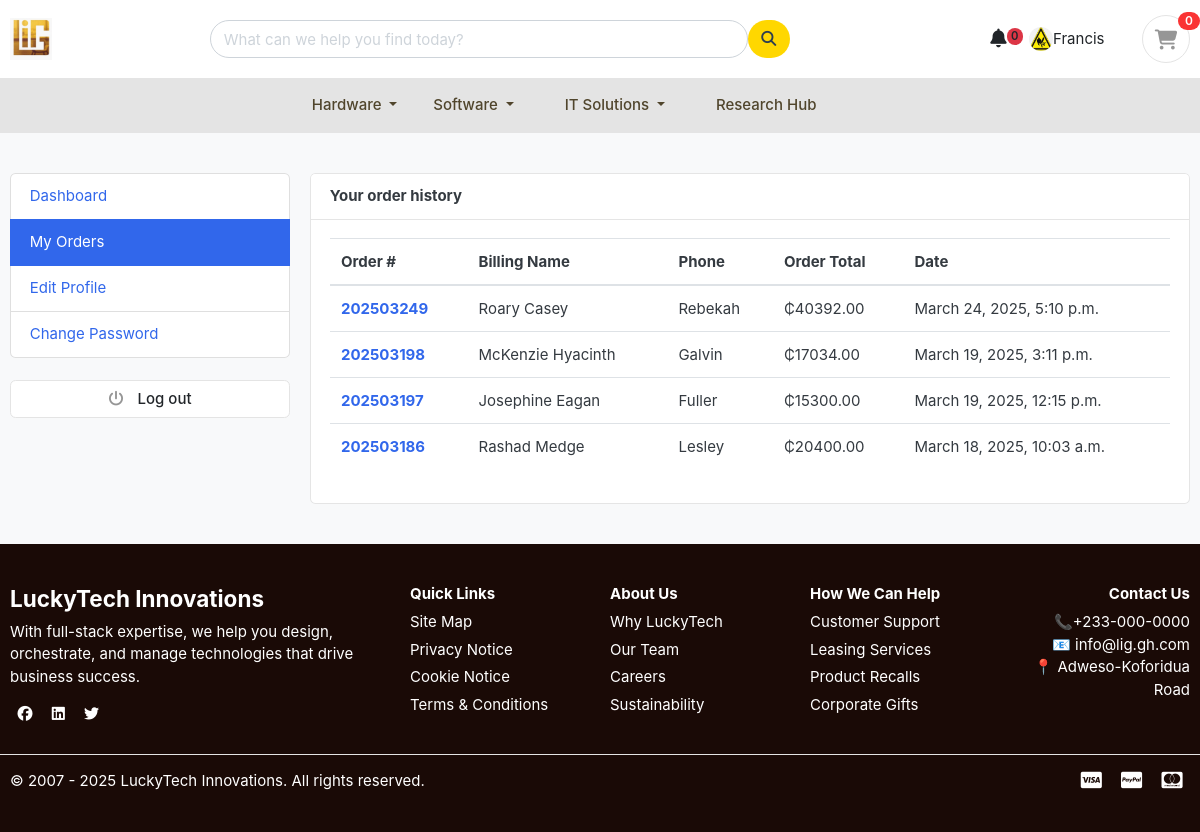
/accounts/my_orders/ (signed in), run on an earlier commit of the app's database.
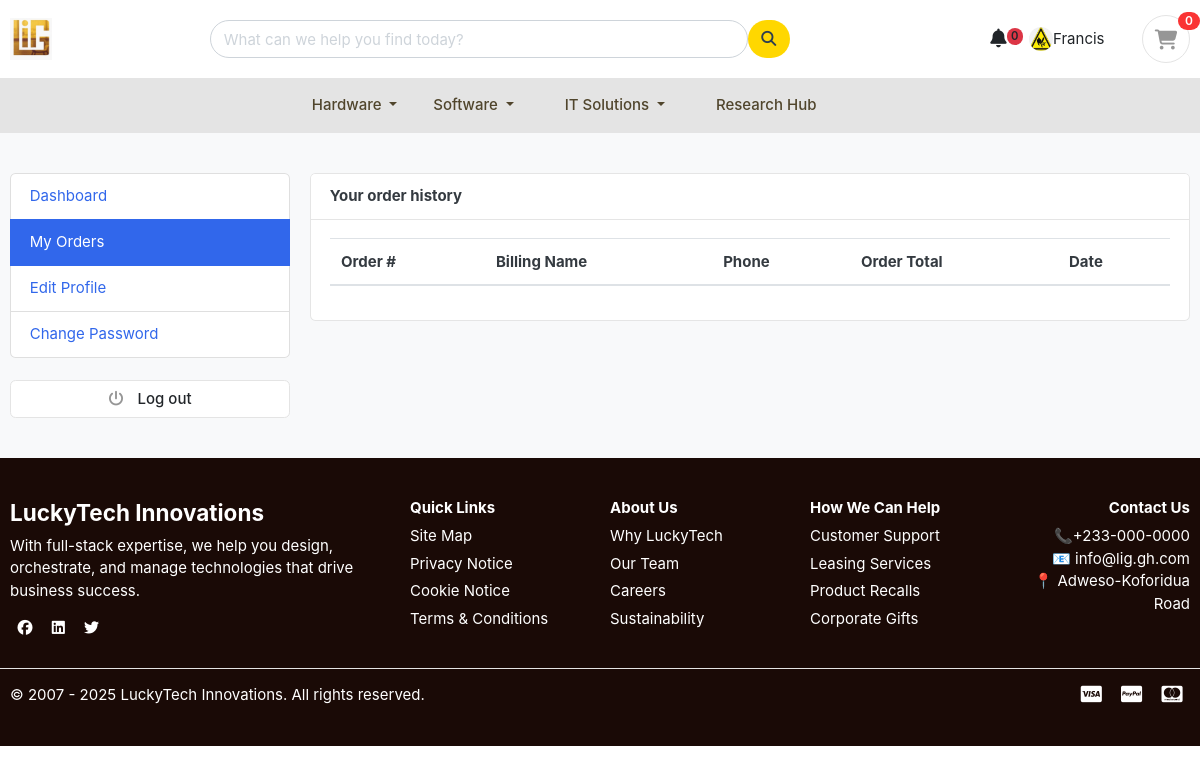
And on a later commit of the database.
### orders/models.py (models this page shows, shortened)
class Order(models.Model):
    STATUS_CHOICES = [
        ('New', 'New'),
        ('Pending Payment', 'Pending Payment'),
        ('Expired', 'Expired'),
        ('Accepted', 'Accepted'),
        ('Completed', 'Completed'),
        ('Cancelled', 'Cancelled'),
    ]
    user = models.ForeignKey(Account, on_delete=models.SET_NULL, null=True)
    order_number = models.CharField(max_length=20, unique=True)
    first_name = models.CharField(max_length=50)
    last_name = models.CharField(max_length=50)
    phone = models.CharField(max_length=15)
    email = models.EmailField()
    address_line_1 = models.CharField(max_length=255)
    address_line_2 = models.CharField(max_length=255, blank=True, null=True)
    country = models.CharField(max_length=50)
    state = models.CharField(max_length=50)
    city = models.CharField(max_length=50)
    order_note = models.TextField(blank=True, null=True)
    order_total = models.DecimalField(max_digits=10, decimal_places=2)
    tax = models.DecimalField(max_digits=10, decimal_places=2)
    status = models.CharField(max_length=20, choices=STATUS_CHOICES, default='Pending Payment')
    ip = models.GenericIPAddressField(blank=True, null=True)
    is_ordered = models.BooleanField(default=False)
    created_at = models.DateTimeField(auto_now_add=True)
    updated_at = models.DateTimeField(auto_now=True)
    def default_expiry():
       return datetime.datetime.now() + datetime.timedelta(days=7)
    expires_at = models.DateTimeField(default=default_expiry)
    def full_name(self):
        return f"{self.first_name} {self.last_name}"

### accounts/views.py (the view)
# urls.py: path('my_orders/', views.my_orders, name='my_orders'),
@login_required(login_url='login')
def my_orders(request):
    orders = Order.objects.filter(user=request.user).order_by('-created_at')
    return render(request, 'accounts/my_orders.html', {'orders': orders})

### cart/context_processors.py (called while the page is built)
def counter(request):
    cart_count = 0
    if 'admin' in request.path:
        return {}
    else:
        try:
            cart = Cart.objects.filter(cart_id=_cart_id(request))
            if request.user.is_authenticated:
                cart_items = CartItem.objects.all().filter(user=request.user)
            else:
                cart_items = CartItem.objects.all().filter(cart=cart[:1])
            for cart_item in cart_items:
                cart_count += cart_item.quantity
        except Cart.DoesNotExist:
            cart_count = 0
    return dict(cart_count=cart_count)

### cart/views.py (called while the page is built)
def _cart_id(request):
    cart = request.session.session_key
    if not cart:
        cart = request.session.create()
    return cart

### templates/accounts/my_orders.html (shortened to what this page needs)
{% extends 'base.html' %}
{% block content %}
<section class="section-conten padding-y bg">
<div class="container">
	<div class="row">
	{% include 'includes/dashboard_sidebar.html' %}
	<main class="col-md-9">
		<article class="card">
		<header class="card-header">
			<strong class="d-inline-block mr-3">Your order history</strong>
		</header>
		<div class="card-body">
			<div class="row">
			<div class="col-md-12">
				<table class="table table-hover">
				  <thead>
				    <tr>
				      <th scope="col">Order #</th>
				      <th scope="col">Billing Name</th>
				      <th scope="col">Phone</th>
				      <th scope="col">Order Total</th>
							<th scope="col">Date</th>
				    </tr>
				  </thead>
				  <tbody>
						{% for order in orders %}
				    <tr>
				      <th scope="row"><a href="{% url 'order_detail' order.order_number %}">{{order.order_number}}</a></th>
				      <td>{{order.full_name}}</td>
				      <td>{{order.phone}}</td>
				      <td>₵{{order.order_total}}</td>
							<td>{{order.created_at}}</td>
				    </tr>
				{% endfor %}
				  </tbody>
				</table>
			</div>
			</div>
		</div>
		</article>
	</main>
</div>
</div>
</section>
{% endblock %}

What changed in the data, as far as the page shows it:
removed Order: order_number "202503249", full_name "Roary Casey", phone "Rebekah", order_total "40392.00", created_at "March 24, 2025, 5:10 p.m."
removed Order: order_number "202503198", full_name "McKenzie Hyacinth", phone "Galvin", order_total "17034.00", created_at "March 19, 2025, 3:11 p.m."
removed Order: order_number "202503197", full_name "Josephine Eagan", phone "Fuller", order_total "15300.00", created_at "March 19, 2025, 12:15 p.m."
removed Order: order_number "202503186", full_name "Rashad Medge", phone "Lesley", order_total "20400.00", created_at "March 18, 2025, 10:03 a.m."
